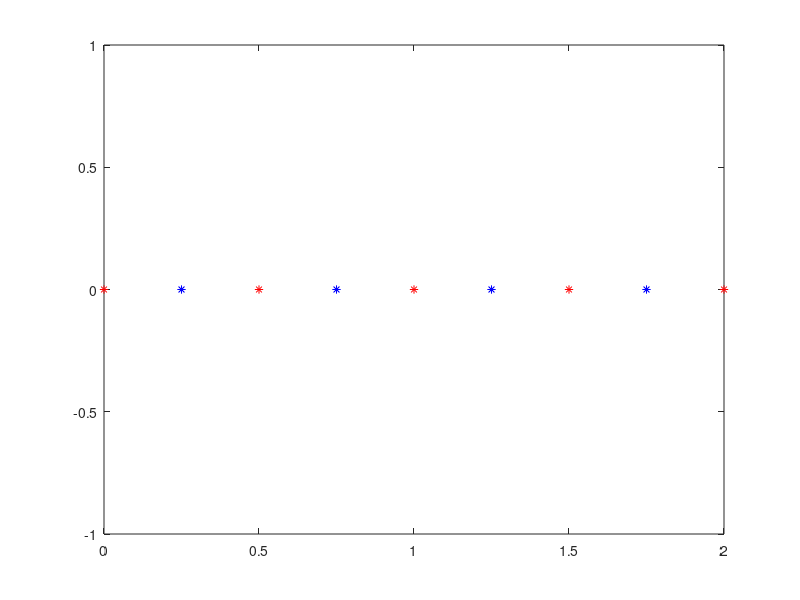

Reproduce this figure in MATLAB.
 clc
clear all
close all

% Problem Data

rho = 1;                                      % Density of a fluid (kg/m^3)
L = 2;                                        % Nozzle length (m)
xa = 0;                                       % Position of first node A(m)
xb = L;                                       % Position of last node E(m)
m =  4;                                       % Number of control volumes 
A_A = 0.5;                                    % Cross Sectional area at the inlet(m^2)
A_E = 0.1;                                    % Cross Sectional area at the outlet(m^2)
P0 = 10;                                      % Stagnation Pressure at inlet(Pa)
PE = 0;                                       % Static pressure at exit(Pa)
m_dot = 1;                                    % Mass flow rate (kg/s)
alpha = 0.8;                                  % under-relaxation factor
deltax = abs(xb-xa)/m;                        % Grid size
xnodes = xa:deltax:xb;                        % Position of main grids(m)
xcenters = (xa+deltax/2):deltax:(xb-deltax/2);% Postion of volume centers(m)


% Compute area at nodes and cell centers 
% At nodes
for i = 1:length(xnodes)
    nodeA(i) = A_E+2*0.1*(2-xnodes(i));
end
% At cell centres
for i = 1:length(xcenters)
centerA(i) = A_E+2*0.1*(2-xcenters(i));
end

% Velocity initialization
u = zeros(1,length(xcenters));

% Compute guessed velocity using constant mass flow rate
for i = 1:length(xcenters)
    u(i) = m_dot/(rho*centerA(i));
end
P = zeros(1,length(xnodes));
% Guessed values of pressure at nodes
for i = 1:length(xnodes)
    P(i) = P0-(i-1)*2.5;
end

FCmax = 0.1;
Errormax = 10^-7;
nIter = 0;

while FCmax>Errormax
    nIter = nIter+1
    uold = u;
    Pold = P;
 
for i = 1:length(xcenters)
     if i == 1
          uA = u(i)*centerA(i)/nodeA(i);
          Fw = rho*uA*nodeA(i);
          Fe = rho*(u(i)+u(i+1))*0.5*nodeA(i+1);
          aW(i) = 0;
          aE(i) = 0;
          aP(i) = Fe+Fw*0.5*(centerA(i)/nodeA(i))^2;
          Su(i)= (P0-P(i+1))*centerA(i)+Fw*(centerA(i)/nodeA(i))*u(i);
          d(i) = centerA(i)/aP(i);
     elseif i == length(xcenters)
          Fw = rho*(u(i-1)+u(i))*0.5*nodeA(i);
          Fe = rho*u(i)*centerA(i);
          aW(i) = Fw;
          aE(i) = 0;
          aP(i) = aW(i)+aE(i)+(Fe-Fw);
          Su(i)= (P(i)-P(i+1))*centerA(i);
          d(i) = centerA(i)/aP(i);
     else
          Fw = rho*(u(i-1)+u(i))*0.5*nodeA(i);
          Fe = rho*(u(i)+u(i+1))*0.5*nodeA(i+1);
          aW(i) = Fw;
          aE(i) = 0;
          aP(i) = aW(i)+aE(i)+(Fe-Fw);
          Su(i)= (P(i)-P(i+1))*centerA(i);
          d(i) = centerA(i)/aP(i);
     end
end

 % Calculate pseudo-velocities
for i = 1:length(xcenters)
    if i == 1
        u_dash(i) = (aE(i)*u(i+1))/aP(i);
    elseif i == length(xcenters)
        u_dash(i) = (aW(i)*u(i-1))/aP(i);
    else
        u_dash(i) = (aE(i)*u(i+1)+aW(i)*u(i-1))/aP(i);
    end
end



 %Forward substitution 
% p_i*T_i = q_i*T_(i+1) + r_i*T_(i-1) + s_i
% p,q,r,s are input vectors. T is the solution, also a vector.

for i = 1:length(xcenters)
    p = aP(i);
    q = aE(i);
    r = aW(i);
    s = Su(i);
    if i == 1
        u(i) = s/p;
    else
        u(i) = (r*u(i-1)+s)/p;
    end
    
end

P_prime = zeros(1,length(xnodes));
% Pressure Correction Equation

for i = 2:length(xnodes)-1
    AW(i) = rho*d(i-1)*centerA(i-1);
    AE(i) = rho*d(i)*centerA(i);
    FW(i) = rho*u(i-1)*centerA(i-1);
    FE(i) = rho*u(i)*centerA(i);
    AP(i) = AW(i)+AE(i);
    b_prime(i) = FW(i)-FE(i);
end

 %TriDiagonal Matrix Algorithm (TDMA) or Thomas Algorithm
% p_i*T_i = q_i*T_(i+1) + r_i*T_(i-1) + s_i
% p,q,r,s are input vectors. Phi is the solution, also a vector.

% Performs Gauss elimination
for i = 2:length(xnodes)-1
    p = AP(i);
    q = AE(i);
    r = AW(i);
    s = b_prime(i);
    if i == 2
        A(i) = q/p;
        B(i) = (s+r*P_prime(i-1))/p;
    else
        A(i) = q/(p-r*A(i-1));
        B(i) = (s+r*B(i-1))/(p-r*A(i-1));
    end
    
end
% Performs backward substitution
for i = length(xnodes)-1:-1:2
  P_prime(i) = A(i)*P_prime(i+1)+B(i);
end

%Corrected nodal pressures using pressure corrections
for i = 2:length(xnodes)-1
    P(i) = P(i)+P_prime(i);
end

% % applying under-relaxation
% for i = 1:length(xcenters)
%     P(i) = (1-alpha)*Pold(i)+P(i);
% end

%Corrected velocities
for i = 1:length(xcenters)
    u(i) = u(i)+d(i)*(P_prime(i)-P_prime(i+1));
end

% % applying under-relaxation
% for i = 1:length(xcenters)
%     u(i) = (1-alpha)*uold(i)+u(i);
% end
% Corrected nodal pressure at A
P(1) = P0-0.5*rho*u(1)^2*(centerA(1)/nodeA(1))^2;

% Continuity check
for i = 1:length(xcenters)
    mass_rate(i) = rho*u(i)*centerA(i);
end
% Error Monitor 
    for i = 1:length(xcenters)
        FC(i) = abs((u(i)-uold(i))/uold(i));
    end
    FCmax = max(FC)
end


plot(xnodes,0,'-*r')
hold on 
plot(xcenters,0,'*b')
